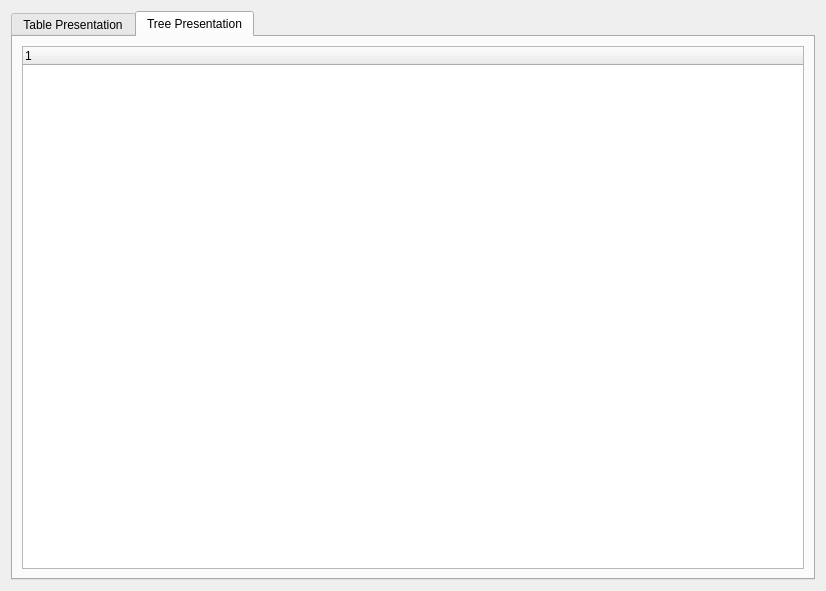
<?xml version="1.0" encoding="UTF-8"?>
<ui version="4.0">
 <class>CDlgMissionPlatformLoadList</class>
 <widget class="QWidget" name="CDlgMissionPlatformLoadList">
  <property name="geometry">
   <rect>
    <x>0</x>
    <y>0</y>
    <width>826</width>
    <height>591</height>
   </rect>
  </property>
  <property name="windowTitle">
   <string>Form</string>
  </property>
  <layout class="QGridLayout" name="gridLayout">
   <item row="0" column="0">
    <widget class="QTabWidget" name="tabWidget">
     <property name="currentIndex">
      <number>1</number>
     </property>
     <widget class="QWidget" name="tab">
      <attribute name="title">
       <string>Table Presentation</string>
      </attribute>
      <layout class="QGridLayout" name="gridLayout_2">
       <item row="0" column="0">
        <widget class="QTableWidget" name="tableWidget"/>
       </item>
      </layout>
     </widget>
     <widget class="QWidget" name="tab_2">
      <attribute name="title">
       <string>Tree Presentation</string>
      </attribute>
      <layout class="QGridLayout" name="gridLayout_3">
       <item row="0" column="0">
        <widget class="QTreeWidget" name="treeWidget">
         <property name="contextMenuPolicy">
          <enum>Qt::CustomContextMenu</enum>
         </property>
         <column>
          <property name="text">
           <string notr="true">1</string>
          </property>
         </column>
        </widget>
       </item>
      </layout>
     </widget>
    </widget>
   </item>
  </layout>
 </widget>
 <resources/>
 <connections/>
</ui>
